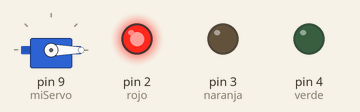
The sketch below on a simulated Arduino Uno, built with avr-gcc and run on an emulated ATmega328P. On the bench: servo, output pins drawn as LEDs (lit = HIGH).

Above: at 0.05 s.
At 3.0 s:
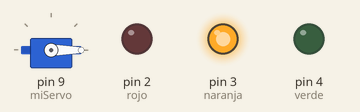
At 5.95 s:
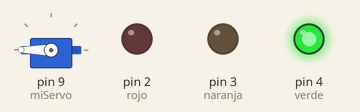
Timing chart, 0 to 7.8 s (numbered marks = the images above):
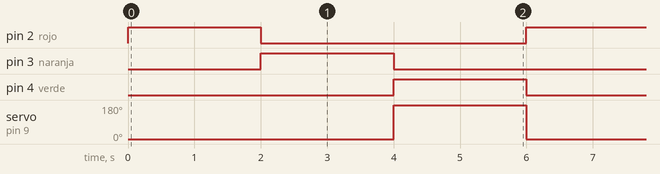

The sketch:

semaforo.ino
```cpp
#include <Servo.h> //incluye la libreria de servo
Servo miServo;
int rojo = 2;
int naranja = 3;
int verde = 4;

void setup() {
  miServo.attach(9);
  pinMode(rojo, OUTPUT); //rojo
  pinMode(naranja, OUTPUT); //naranja
  pinMode(verde, OUTPUT); //verde

}

void loop() {
  digitalWrite(verde, LOW);
  digitalWrite(rojo, HIGH);
  miServo.write(0);
  delay(2000);
  digitalWrite(rojo, LOW);
  digitalWrite(naranja, HIGH);
  delay(2000);
  digitalWrite(naranja, LOW);
  miServo.write(180);
  digitalWrite(verde, HIGH);
  delay(2000);

}
  
```

Measured:
- by itself, pin 2 (rojo), pin 3 (naranja), pin 4 (verde): alternates HIGH for 2.0 s and LOW for 4.0 s
- by itself, servo on pin 9 (miServo): alternates 180° for 2.0 s and 0° for 4.0 s
